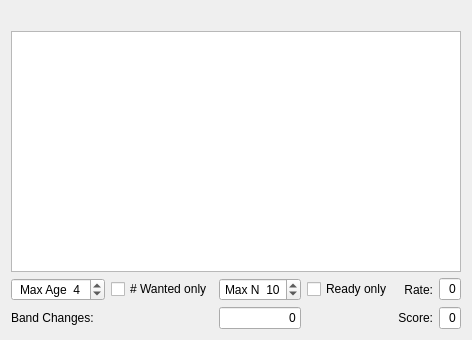
<?xml version="1.0" encoding="UTF-8"?>
<ui version="4.0">
 <class>ActiveStations</class>
 <widget class="QWidget" name="ActiveStations">
  <property name="geometry">
   <rect>
    <x>0</x>
    <y>0</y>
    <width>400</width>
    <height>340</height>
   </rect>
  </property>
  <property name="windowTitle">
   <string>Message Averaging</string>
  </property>
  <layout class="QVBoxLayout" name="verticalLayout">
   <item>
    <layout class="QGridLayout" name="gridLayout">
     <item row="2" column="0">
      <layout class="QGridLayout" name="gridLayout_2" columnstretch="1,0,1,0,0,1">
       <item row="1" column="0">
        <widget class="QLabel" name="label_3">
         <property name="text">
          <string>Band Changes:</string>
         </property>
         <property name="alignment">
          <set>Qt::AlignLeading|Qt::AlignLeft|Qt::AlignVCenter</set>
         </property>
        </widget>
       </item>
       <item row="1" column="5">
        <widget class="QLineEdit" name="score">
         <property name="toolTip">
          <string>&lt;html&gt;&lt;head/&gt;&lt;body&gt;&lt;p&gt;Total score accumulated since most recent reset of Cabrillo log.&lt;/p&gt;&lt;/body&gt;&lt;/html&gt;</string>
         </property>
         <property name="text">
          <string>0</string>
         </property>
         <property name="alignment">
          <set>Qt::AlignRight|Qt::AlignTrailing|Qt::AlignVCenter</set>
         </property>
         <property name="readOnly">
          <bool>true</bool>
         </property>
        </widget>
       </item>
       <item row="0" column="5">
        <widget class="QLineEdit" name="rate">
         <property name="maximumSize">
          <size>
           <width>16777215</width>
           <height>16777215</height>
          </size>
         </property>
         <property name="toolTip">
          <string>&lt;html&gt;&lt;head/&gt;&lt;body&gt;&lt;p&gt;Points logged during the past hour.&lt;/p&gt;&lt;/body&gt;&lt;/html&gt;</string>
         </property>
         <property name="text">
          <string>0</string>
         </property>
         <property name="alignment">
          <set>Qt::AlignRight|Qt::AlignTrailing|Qt::AlignVCenter</set>
         </property>
         <property name="readOnly">
          <bool>true</bool>
         </property>
        </widget>
       </item>
       <item row="0" column="3">
        <widget class="QCheckBox" name="cbReadyOnly">
         <property name="toolTip">
          <string>&lt;html&gt;&lt;head/&gt;&lt;body&gt;&lt;p&gt;Check this box to show only stations ready to be called.&lt;/p&gt;&lt;/body&gt;&lt;/html&gt;</string>
         </property>
         <property name="text">
          <string>Ready only</string>
         </property>
        </widget>
       </item>
       <item row="0" column="1">
        <widget class="QCheckBox" name="cbWantedOnly">
         <property name="visible">
          <bool>false</bool>
         </property>
         <property name="text">
          <string># Wanted only</string>
         </property>
        </widget>
       </item>
       <item row="1" column="4">
        <widget class="QLabel" name="label_2">
         <property name="text">
          <string>Score:</string>
         </property>
         <property name="alignment">
          <set>Qt::AlignRight|Qt::AlignTrailing|Qt::AlignVCenter</set>
         </property>
        </widget>
       </item>
       <item row="0" column="4">
        <widget class="QLabel" name="label">
         <property name="text">
          <string>Rate:</string>
         </property>
         <property name="alignment">
          <set>Qt::AlignRight|Qt::AlignTrailing|Qt::AlignVCenter</set>
         </property>
        </widget>
       </item>
       <item row="0" column="0">
        <widget class="QSpinBox" name="sbMaxAge">
         <property name="sizePolicy">
          <sizepolicy hsizetype="Expanding" vsizetype="Fixed">
           <horstretch>0</horstretch>
           <verstretch>0</verstretch>
          </sizepolicy>
         </property>
         <property name="minimumSize">
          <size>
           <width>0</width>
           <height>0</height>
          </size>
         </property>
         <property name="maximumSize">
          <size>
           <width>16777215</width>
           <height>16777215</height>
          </size>
         </property>
         <property name="toolTip">
          <string>&lt;html&gt;&lt;head/&gt;&lt;body&gt;&lt;p&gt;Set maximum elapsed number of T/R sequences.&lt;/p&gt;&lt;/body&gt;&lt;/html&gt;</string>
         </property>
         <property name="alignment">
          <set>Qt::AlignCenter</set>
         </property>
         <property name="prefix">
          <string>Max Age  </string>
         </property>
         <property name="minimum">
          <number>0</number>
         </property>
         <property name="maximum">
          <number>60</number>
         </property>
         <property name="value">
          <number>4</number>
         </property>
        </widget>
       </item>
       <item row="0" column="2">
        <widget class="QSpinBox" name="sbMaxRecent">
         <property name="sizePolicy">
          <sizepolicy hsizetype="Expanding" vsizetype="Fixed">
           <horstretch>0</horstretch>
           <verstretch>0</verstretch>
          </sizepolicy>
         </property>
         <property name="minimumSize">
          <size>
           <width>0</width>
           <height>0</height>
          </size>
         </property>
         <property name="toolTip">
          <string>&lt;html&gt;&lt;head/&gt;&lt;body&gt;&lt;p&gt;Set maximum number of displayed lines.&lt;/p&gt;&lt;/body&gt;&lt;/html&gt;</string>
         </property>
         <property name="alignment">
          <set>Qt::AlignCenter</set>
         </property>
         <property name="prefix">
          <string>Max N  </string>
         </property>
         <property name="maximum">
          <number>50</number>
         </property>
         <property name="value">
          <number>10</number>
         </property>
        </widget>
       </item>
       <item row="1" column="2">
        <widget class="QLineEdit" name="bandChanges">
         <property name="toolTip">
          <string>&lt;html&gt;&lt;head/&gt;&lt;body&gt;&lt;p&gt;Number of band changes during the past hour.&lt;/p&gt;&lt;/body&gt;&lt;/html&gt;</string>
         </property>
         <property name="text">
          <string>0</string>
         </property>
         <property name="alignment">
          <set>Qt::AlignRight|Qt::AlignTrailing|Qt::AlignVCenter</set>
         </property>
         <property name="readOnly">
          <bool>true</bool>
         </property>
        </widget>
       </item>
      </layout>
     </item>
     <item row="1" column="0">
      <widget class="QPlainTextEdit" name="RecentStationsPlainTextEdit">
       <property name="sizePolicy">
        <sizepolicy hsizetype="Expanding" vsizetype="Expanding">
         <horstretch>0</horstretch>
         <verstretch>1</verstretch>
        </sizepolicy>
       </property>
       <property name="toolTip">
        <string>&lt;html&gt;&lt;head/&gt;&lt;body&gt;&lt;p&gt;Click on a line to call that station. &lt;/p&gt;&lt;p&gt;When using QMAP, single click to transfer QSO data and sked frequency to Decodium v3.0 SE KP5, and double click to call that station.&lt;/p&gt;&lt;/body&gt;&lt;/html&gt;</string>
       </property>
      </widget>
     </item>
     <item row="0" column="0">
      <widget class="QLabel" name="header_label2">
       <property name="text">
        <string/>
       </property>
      </widget>
     </item>
    </layout>
   </item>
  </layout>
 </widget>
 <resources/>
 <connections/>
</ui>
